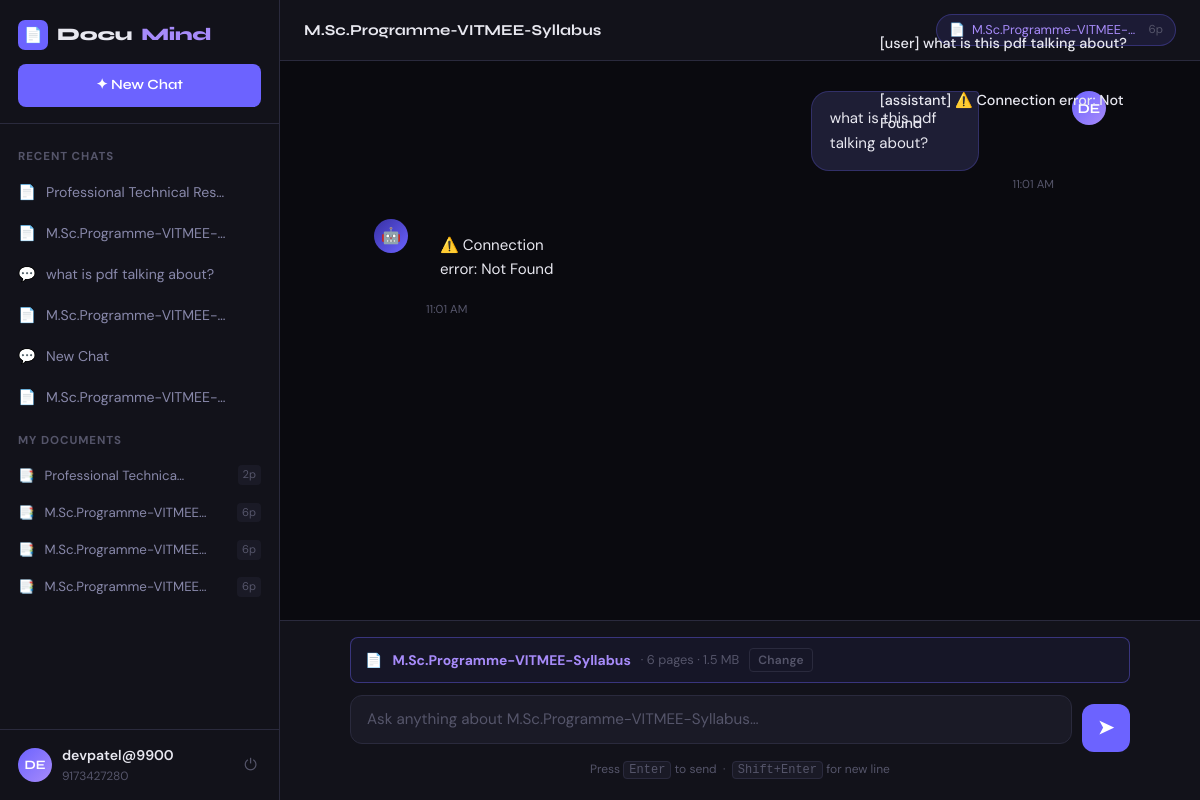
Page /chatbot/session/1/ (signed in) on the committed database.
### chatbot/models.py (models this page shows, shortened)
class ChatMessage(models.Model):
    ROLE_CHOICES = [('user', 'User'), ('assistant', 'Assistant')]
    session = models.ForeignKey(ChatSession, on_delete=models.CASCADE, related_name='messages')
    role = models.CharField(max_length=10, choices=ROLE_CHOICES)
    content = models.TextField()
    created_at = models.DateTimeField(auto_now_add=True)
    class Meta:
        ordering = ['created_at']
    def __str__(self):
        return f"[{self.role}] {self.content[:60]}"

class ChatSession(models.Model):
    user = models.ForeignKey(settings.AUTH_USER_MODEL, on_delete=models.CASCADE, related_name='sessions')
    document = models.ForeignKey(PDFDocument, on_delete=models.SET_NULL, null=True, blank=True)
    title = models.CharField(max_length=255, default='New Chat')
    created_at = models.DateTimeField(auto_now_add=True)
    updated_at = models.DateTimeField(auto_now=True)
    class Meta:
        ordering = ['-updated_at']

class PDFDocument(models.Model):
    user = models.ForeignKey(settings.AUTH_USER_MODEL, on_delete=models.CASCADE, related_name='documents')
    title = models.CharField(max_length=255)
    file = models.FileField(upload_to='media/pdfs/%Y/%m/%d/')
    extracted_text = models.TextField(blank=True, default='')
    page_count = models.IntegerField(default=0)
    file_size = models.BigIntegerField(default=0)
    uploaded_at = models.DateTimeField(auto_now_add=True)
    class Meta:
        ordering = ['-uploaded_at']
    def file_size_display(self):
        size = self.file_size
        if size < 1024:
            return f"{size} B"
        elif size < 1024 * 1024:
            return f"{size / 1024:.1f} KB"
        else:
            return f"{size / (1024 * 1024):.1f} MB"

### accounts/models.py (models this page shows, shortened)
class CustomUser(AbstractUser):
    phone_number = models.CharField(
        validators=[phone_validator],
        max_length=17,
        unique=True,
        help_text='Required. Enter a valid phone number.'
    )
    avatar = models.ImageField(upload_to='avatars/', null=True, blank=True)
    created_at = models.DateTimeField(auto_now_add=True)
    REQUIRED_FIELDS = ['phone_number', 'email']
    def get_initials(self):
        if self.first_name and self.last_name:
            return f"{self.first_name[0]}{self.last_name[0]}".upper()
        return self.username[:2].upper()

### chatbot/views.py (the view)
# urls.py: path('session/<int:session_id>/', views.session_view, name='session'),
@login_required
def session_view(request, session_id):
    session = get_object_or_404(ChatSession, id=session_id, user=request.user)
    messages_qs = session.messages.all()
    sessions = ChatSession.objects.filter(user=request.user).select_related('document')[:20]
    documents = PDFDocument.objects.filter(user=request.user)
    return render(request, 'chatbot/chat.html', {
        'session': session,
        'messages': messages_qs,
        'sessions': sessions,
        'documents': documents,
    })

### templates/chatbot/chat.html (shortened to what this page needs)
{% extends 'base.html' %}
{% block content %}
<div class="app-layout">
    {% include 'chatbot/_sidebar.html' %}
    <div class="chat-area">
        <div class="chat-topbar">
            <div class="chat-topbar-title">{{ session.title }}</div>
            {% if session.document %}
            <div class="doc-pill" title="{{ session.document.title }}">
                📄 <span class="doc-pill-name">{{ session.document.title|truncatechars:25 }}</span>
                <span class="doc-pill-pages">{{ session.document.page_count }}p</span>
            </div>
            {% endif %}
        </div>
        <div class="messages-area" id="messages-area">
            <div class="messages-inner" id="messages-inner">
                {% if not messages %}
                <div class="empty-chat" id="empty-state">
                    <div class="empty-icon">🧠</div>
                    <div class="empty-title">
                        {% if session.document %}Ready to answer questions about your PDF{% else %}Start a conversation{% endif %}
                    </div>
                    <div class="empty-sub">
                        {% if session.document %}
                            Ask anything about <strong>{{ session.document.title }}</strong>. I've read all {{ session.document.page_count }} pages.
                        {% else %}
                            Upload a PDF below to get document-specific answers, or just ask me anything!
                        {% endif %}
                    </div>
                    <div class="suggestions">
                        {% if session.document %}
                        <div class="suggestion-chip" onclick="sendSuggestion('Summarize this document')">📋 Summarize this document</div>
                        <div class="suggestion-chip" onclick="sendSuggestion('What are the key points?')">🔑 Key points</div>
                        <div class="suggestion-chip" onclick="sendSuggestion('What is the main conclusion?')">🎯 Main conclusion</div>
                        <div class="suggestion-chip" onclick="sendSuggestion('List all important dates or numbers mentioned')">📊 Dates & numbers</div>
                        {% else %}
                        <div class="suggestion-chip" onclick="sendSuggestion('What can you help me with?')">💡 What can you do?</div>
                        <div class="suggestion-chip" onclick="sendSuggestion('How do I use this chatbot?')">🤔 How to use this</div>
                        {% endif %}
                    </div>
                </div>
                {% else %}
                {% for msg in messages %}
                <div class="message-row {{ msg.role }}">
                    <div class="msg-avatar {% if msg.role == 'assistant' %}ai-avatar{% else %}user-avatar{% endif %}">
                        {% if msg.role == 'assistant' %}🤖{% else %}{{ request.user.get_initials }}{% endif %}
                    </div>
                    <div>
                        <div class="msg-bubble" {% if msg.role == 'assistant' %}data-markdown="true"{% endif %}>{{ msg.content }}</div>
                        <div class="msg-time">{{ msg.created_at|date:"g:i A" }}</div>
                    </div>
                </div>
                {% endfor %}
                {% endif %}
            </div>
        </div>
        <div class="input-area">
            <div class="input-inner">
                <div class="upload-bar {% if session.document %}has-doc{% endif %}" id="upload-bar"
                     {% if not session.document %}onclick="document.getElementById('pdf-file-input').click()"{% endif %}>
                    {% if session.document %}
                        📄 <strong>{{ session.document.title|truncatechars:35 }}</strong>
                        <span style="color:var(--text-dim); font-size:0.8rem;">· {{ session.document.page_count }} pages · {{ session.document.file_size_display }}</span>
                        <button class="change-doc-btn" onclick="openDocModal()">Change</button>
                    {% else %}
                        📎 <span id="upload-label">Click to upload a PDF — or drag & drop anywhere</span>
                        <div class="upload-progress" id="upload-progress" style="display:none">
                            <div class="upload-progress-bar" id="upload-progress-bar" style="width:0%"></div>
                        </div>
                    {% endif %}
                </div>
                <div class="message-form">
                    <div class="message-input-wrap">
                        <textarea id="message-input"
                            placeholder="{% if session.document %}Ask anything about {{ session.document.title|truncatechars:30 }}…{% else %}Ask a question or upload a PDF…{% endif %}"
                            rows="1"
                            onkeydown="handleKeydown(event)"
                            oninput="autoResize(this)"></textarea>
                    </div>
                    <button class="send-btn" id="send-btn" onclick="sendMessage()" title="Send (Enter)">
                        ➤
                    </button>
                </div>
                <div class="input-hint">Press <kbd style="background:var(--surface2);border:1px solid var(--border);border-radius:4px;padding:1px 5px;font-size:0.75rem;">Enter</kbd> to send &nbsp;·&nbsp; <kbd style="background:var(--surface2);border:1px solid var(--border);border-radius:4px;padding:1px 5px;font-size:0.75rem;">Shift+Enter</kbd> for new line</div>
            </div>
        </div>
    </div>
</div>
{% endblock %}

### templates/base.html (shortened to what this page needs)
<!DOCTYPE html>
<html lang="en">
<head>
</head>
<body>
    {% if messages %}
    <div class="messages-django">
        {% for message in messages %}
        <div class="msg-toast {{ message.tags }}">{{ message }}</div>
        {% endfor %}
    </div>
    {% endif %}
    {% block content %}{% endblock %}
</body>
</html>

### templates/chatbot/_sidebar.html (shortened to what this page needs)
<aside class="sidebar">
    <div class="sidebar-header">
        <div class="sidebar-logo">
            <div class="logo-icon">📄</div>
            Docu<span>Mind</span>
        </div>
        <a href="{% url 'chatbot:new_session' %}" class="new-chat-btn">
            ✦ New Chat
        </a>
    </div>
    <div class="sidebar-body">
        {% if sessions %}
        <div class="sidebar-section-title">Recent Chats</div>
        {% for s in sessions %}
        <div class="session-item {% if request.resolver_match.kwargs.session_id == s.id|stringformat:'i' %}active{% endif %}">
            <span class="session-icon">{% if s.document %}📄{% else %}💬{% endif %}</span>
            <a href="{% url 'chatbot:session' s.id %}" class="session-label" style="color:inherit;text-decoration:none;">
                {{ s.title|truncatechars:30 }}
            </a>
            <form method="post" action="{% url 'chatbot:delete_session' s.id %}" style="margin:0">
            </form>
        </div>
        {% endfor %}
        {% endif %}
        {% if documents %}
        <div class="sidebar-section-title sidebar-docs-section">My Documents</div>
        {% for doc in documents %}
        <div class="doc-item">
            <span>📑</span>
            <span style="flex:1;overflow:hidden;text-overflow:ellipsis;white-space:nowrap;" title="{{ doc.title }}">{{ doc.title|truncatechars:22 }}</span>
            <span class="doc-badge">{{ doc.page_count }}p</span>
        </div>
        {% endfor %}
        {% endif %}
    </div>
    <div class="sidebar-footer">
        <div class="user-info">
            <div class="user-avatar">{{ request.user.get_initials }}</div>
            <div class="user-details">
                <div class="user-name">{{ request.user.username }}</div>
                <div class="user-phone">{{ request.user.phone_number }}</div>
            </div>
            <a href="{% url 'accounts:logout' %}" class="logout-btn" title="Sign out">⏻</a>
        </div>
    </div>
</aside>

### rows in the picture
ChatMessage: role+content "[user] what is this pdf talking about?", content "what is this pdf talking about?", created_at "11:01 AM"
ChatMessage: role+content "[assistant] ⚠️ Connection error: Not Found", created_at "11:01 AM"
ChatSession: title "Professional Technical Res…"
ChatSession: title "M.Sc.Programme-VITMEE-…"
ChatSession: title "what is pdf talking about?"
ChatSession: title "M.Sc.Programme-VITMEE-…"
ChatSession: title "New Chat"
ChatSession: title "M.Sc.Programme-VITMEE-…", title "M.Sc.Programme-VITMEE-Syllabus", document "M.Sc.Programme-VITMEE-…", document.page_count "6", document "M.Sc.Programme-VITMEE-Syllabus", document.file_size_display "1.5 MB", document.title "Ask anything about M.Sc.Programme-VITMEE-Syllabus…"
PDFDocument: title "Professional Technica…", page_count "2"
PDFDocument: title "M.Sc.Programme-VITMEE…", page_count "6"
PDFDocument: title "M.Sc.Programme-VITMEE…", page_count "6"
PDFDocument: title "M.Sc.Programme-VITMEE…", page_count "6"
CustomUser: user.get_initials "DE", user.username "devpatel@9900", user.phone_number "9173427280"
